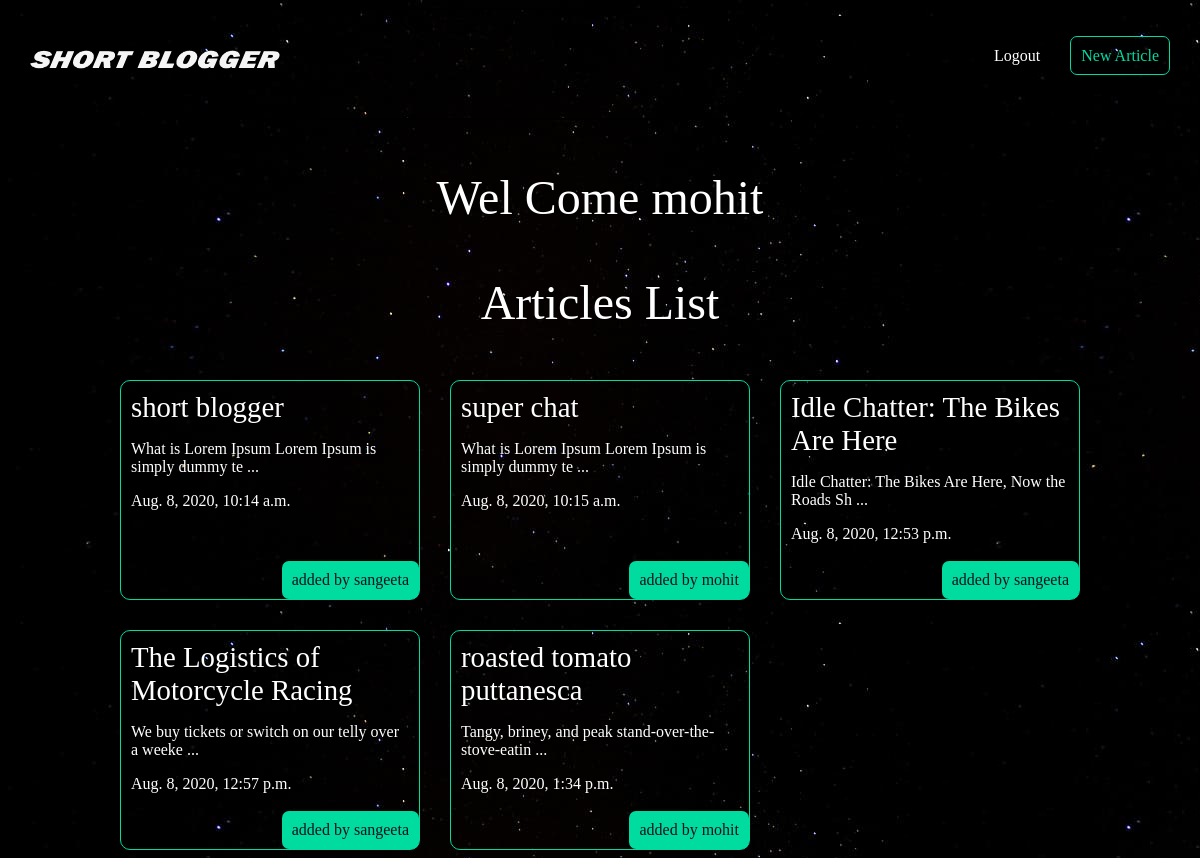
/articles/ (signed in), run on the app's committed database.
### articles/models.py (models this page shows, shortened)
class Article(models.Model):
    title = models.CharField(max_length = 100)
    slug = models.SlugField()
    body = models.TextField()
    date = models.DateTimeField(auto_now_add= True)
    thumb = models.ImageField(default ='default.png',blank = True)
    author = models.ForeignKey(User,on_delete=models.CASCADE,default = None)
    def snippet(self):
        return self.body[:50] + '   ...'

### articles/views.py (the view)
# urls.py: path('',article_views.article_list,name="home"),
def article_list(request):
    articles = Article.objects.all().order_by(Trunc('date', 'date', output_field=DateTimeField()).asc())
    return render(request,'articles/article_list.html',{'articles': articles})

### articles/templates/articles/article_list.html (shortened to what this page needs)
{% extends 'base_layout.html' %}
{%block content %}
    {% if user.is_authenticated %}
        <h1 class ="name-designer">Wel Come {{user.username}}</h1>
            <h1>Articles List</h1>
                <div class ="articles">
                    {% for article in articles %}
                        <div class="article">
                            <h2><a href={% url 'articles:detail' slug=article.slug %}>{{article.title}}</a></h2>
                            <p>{{article.snippet}}</p>
                            <p>{{article.date}}</p>
                            <p class="author" >added by {{article.author.username}}</p>
                        </div>
                    {%endfor%}
                </div>
    {% endif %}
{%endblock%}

### assets/styles.css (style rules this page uses)
body { background-color: #0f121f; background-image:url(stars.jpg); color: #fff; }
body * { font-family: Ubuntu; }
h1,h2,h3,h4,h5 { font-weight: normal; margin: 0; }
a,a:hover,a:visited { color:#fff; text-decoration: none; }
div.wrapper h1 { text-align:center; margin:50px auto; font-size: 3em; }
.articles { display:grid; grid-template-columns: 1fr 1fr 1fr; grid-gap:30px; }
.article { padding:10px; border:1px solid #00dba0; border-radius: 10px; position:relative; padding-bottom:40px; }
.articles .article h2 a { font-size:1.2em; }
.article .author { padding:10px; background: #00dba0 ; border-radius: 7px; position: absolute; right:0; bottom: 0; margin: 0; color: #0f121f; }

### data on the page
Article: title "short blogger", snippet "What is Lorem Ipsum Lorem Ipsum is simply dummy te ...", date "Aug. 8, 2020, 10:14 a.m.", author.username "sangeeta"
Article: title "super chat", snippet "What is Lorem Ipsum Lorem Ipsum is simply dummy te ...", date "Aug. 8, 2020, 10:15 a.m.", author.username "mohit"
Article: title "Idle Chatter: The Bikes Are Here", snippet "Idle Chatter: The Bikes Are Here, Now the Roads Sh ...", date "Aug. 8, 2020, 12:53 p.m.", author.username "sangeeta"
Article: title "The Logistics of Motorcycle Racing", snippet "We buy tickets or switch on our telly over a weeke ...", date "Aug. 8, 2020, 12:57 p.m.", author.username "sangeeta"
Article: title "roasted tomato puttanesca", snippet "Tangy, briney, and peak stand-over-the-stove-eatin ...", date "Aug. 8, 2020, 1:34 p.m.", author.username "mohit"

### other printed values
{{ user.username }} "mohit"
